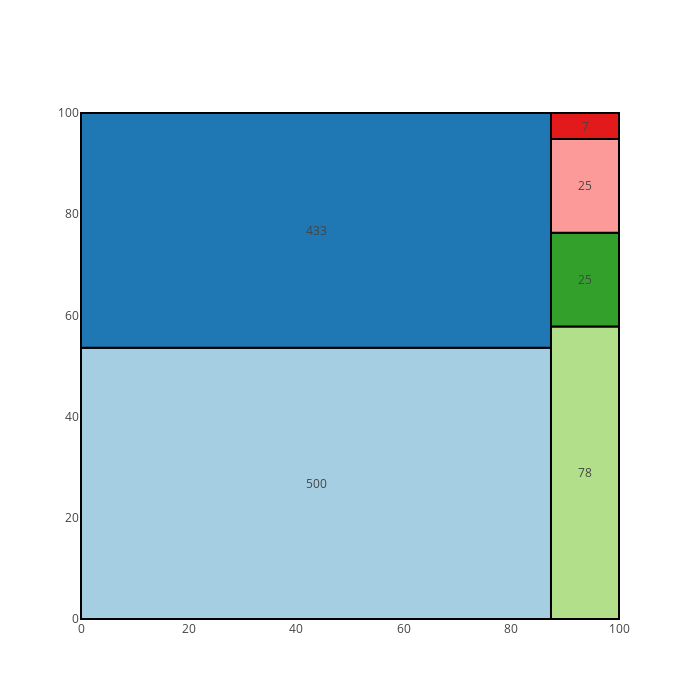

Notebook cell for this chart:
### Markdown cell above
# Simple Example with Plotly and Squarify
Define the coordinate system for the returned rectangles: these values will range from x to x + width and y to y + height. Then define your treemap values. The sum of the treemap values must equal the total area to be laid out (i.e. width * height). The values must be sorted in descending order and must be positive.

### Code cell
import plotly.graph_objs as go

import squarify

x = 0.
y = 0.
width = 100.
height = 100.

values = [500, 433, 78, 25, 25, 7]

normed = squarify.normalize_sizes(values, width, height)
rects = squarify.squarify(normed, x, y, width, height)

# Choose colors from http://colorbrewer2.org/ under "Export"
color_brewer = ['rgb(166,206,227)','rgb(31,120,180)','rgb(178,223,138)',
                'rgb(51,160,44)','rgb(251,154,153)','rgb(227,26,28)']
shapes = []
annotations = []
counter = 0

for r in rects:
    shapes.append( 
        dict(
            type = 'rect', 
            x0 = r['x'], 
            y0 = r['y'], 
            x1 = r['x']+r['dx'], 
            y1 = r['y']+r['dy'],
            line = dict( width = 2 ),
            fillcolor = color_brewer[counter]
        ) 
    )
    annotations.append(
        dict(
            x = r['x']+(r['dx']/2),
            y = r['y']+(r['dy']/2),
            text = values[counter],
            showarrow = False
        )
    )
    counter = counter + 1
    if counter >= len(color_brewer):
        counter = 0

# For hover text
trace0 = go.Scatter(
    x = [ r['x']+(r['dx']/2) for r in rects ], 
    y = [ r['y']+(r['dy']/2) for r in rects ],
    text = [ str(v) for v in values ], 
    mode = 'text',
)
        
layout = dict(
    height=700, 
    width=700,
    xaxis=dict(showgrid=False,zeroline=False),
    yaxis=dict(showgrid=False,zeroline=False),
    shapes=shapes,
    annotations=annotations,
    hovermode='closest'
)

# With hovertext
figure = dict(data=[trace0], layout=layout)

# Without hovertext
# figure = dict(data=[Scatter()], layout=layout)

pyo.iplot(figure, filename='squarify-treemap')

### Figure 1 — Plotly figure (JSON) as saved in the notebook; plotly's stock layout.template omitted (floating-point values rounded to 4 significant figures)
{"data": [{"mode": "text", "text": ["500", "433", "78", "25", "25", "7"], "type": "scatter", "uid": "49d261fd-7f2e-43c7-8fdb-d5a83dac91c6", "x": [43.68, 43.68, 93.68, 93.68, 93.68, 93.68], "y": [26.8, 76.8, 28.89, 67.04, 85.56, 97.41]}], "layout": {"annotations": [{"showarrow": false, "text": "500", "x": 43.68, "y": 26.8}, {"showarrow": false, "text": "433", "x": 43.68, "y": 76.8}, {"showarrow": false, "text": "78", "x": 93.68, "y": 28.89}, {"showarrow": false, "text": "25", "x": 93.68, "y": 67.04}, {"showarrow": false, "text": "25", "x": 93.68, "y": 85.56}, {"showarrow": false, "text": "7", "x": 93.68, "y": 97.41}], "height": 700, "hovermode": "closest", "shapes": [{"fillcolor": "rgb(166,206,227)", "line": {"width": 2}, "type": "rect", "x0": 0, "x1": 87.36, "y0": 0, "y1": 53.59}, {"fillcolor": "rgb(31,120,180)", "line": {"width": 2}, "type": "rect", "x0": 0, "x1": 87.36, "y0": 53.59, "y1": 100.0}, {"fillcolor": "rgb(178,223,138)", "line": {"width": 2}, "type": "rect", "x0": 87.36, "x1": 100, "y0": 0, "y1": 57.78}, {"fillcolor": "rgb(51,160,44)", "line": {"width": 2}, "type": "rect", "x0": 87.36, "x1": 100, "y0": 57.78, "y1": 76.3}, {"fillcolor": "rgb(251,154,153)", "line": {"width": 2}, "type": "rect", "x0": 87.36, "x1": 100, "y0": 76.3, "y1": 94.81}, {"fillcolor": "rgb(227,26,28)", "line": {"width": 2}, "type": "rect", "x0": 87.36, "x1": 100.0, "y0": 94.81, "y1": 100}], "width": 700, "xaxis": {"showgrid": false, "zeroline": false}, "yaxis": {"showgrid": false, "zeroline": false}}}
